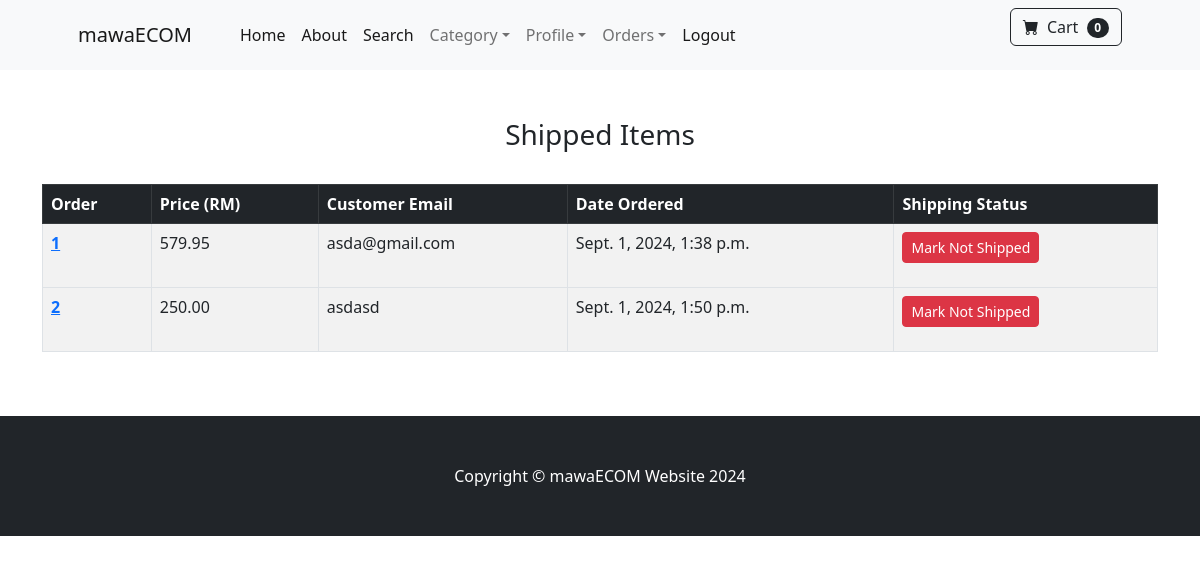
The page /payment/shipped_dash (signed in) on the database its author committed.
### payment/models.py (models this page shows, shortened)
class Order(models.Model):
    user = models.ForeignKey(User, on_delete=models.CASCADE, null=True, blank=True)
    full_name = models.CharField(max_length=255)
    email = models.CharField(max_length=255)
    shipping_address = models.TextField(max_length=15000)
    amount_paid = models.DecimalField(max_digits=10, decimal_places=2)
    date_ordered = models.DateTimeField(auto_now_add=True)
    shipped = models.BooleanField(default=False)
    date_shipped = models.DateTimeField(blank=True, null=True)

### payment/views.py (the view, shortened to what this page needs)
# urls.py: path('shipped_dash', views.shipped_dash, name='shipped_dash'),
def shipped_dash(request):
    if request.user.is_authenticated and request.user.is_superuser:
        orders = Order.objects.filter(shipped=True)
        return render(request, 'payment/shipped_dash.html',{
            "orders" : orders,
        })
    else:
        messages.success(request, "Access Denied.")
        return redirect('home')

### cart/cart.py (called while the page is built)
    def __len__(self):
        return len(self.cart)

### cart/context_processors.py (called while the page is built)
def cart(request):
    return {'cart' : Cart(request)}

### payment/templates/payment/shipped_dash.html (shortened to what this page needs)
{% extends 'store/base.html' %}
{% load static %}
{% block content %}
<br><br>
<div class="container">
        <div class="row">
            <center>
                <div class="col-12">
                    <h3>Shipped Items</h3>
                    <br>
                    <table class="table table-striped table-hover table-bordered">
                        <thead class="table-dark">
                          <tr>
                            <th scope="col">Order</th>
                            <th scope="col">Price (RM)</th>
                            <th scope="col">Customer Email</th>
                            <th scope="col">Date Ordered</th>
                            <th scope="col">Shipping Status</th>
                          </tr>
                        </thead>
                        {% for order in orders %}
                        <tbody>
                          <tr>
                            <th scope="row"><a href="{% url 'show_orders' order.id %}">{{ order.id}}</a></th>
                            <td>{{ order.amount_paid }}</td>
                            <td>{{ order.email}}</td>
                            <td>{{ order.date_ordered }}</td>
                            <td>
                              <form action="" method="POST">
                                <button type="submit" class="btn btn-danger btn-sm">Mark Not Shipped</button>
                              </form>
                            </td>
                          </tr>
                        </tbody>
                        {% endfor %}
                      </table>
                </div>
            </center>
        </div>
</div>
<br><br>
{% endblock%}

### rows shown on the page
Order: id "1", amount_paid "579.95", email "asda@gmail.com", date_ordered "Sept. 1, 2024, 1:38 p.m."
Order: id "2", amount_paid "250.00", email "asdasd", date_ordered "Sept. 1, 2024, 1:50 p.m."

### other values the page prints
{{ cart|length }} "0"
